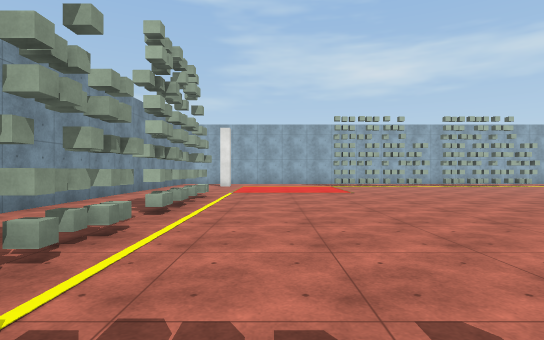
View 1 (above)

18 first-person views from a walk through a 3-D level made in the Unity game engine. The camera is 1.4 m above the floor, looks level and sees 80° across. The floor is counted in squares, 2 m on a side. Each view is taken from the middle of a square. On the plan, view 1 faces up. The plan holds only what a view shows up to about 10 squares ahead; the rest is blank. The place goes on beyond the plan. Surface patterns are stand-ins for the level's own textures.

View 2
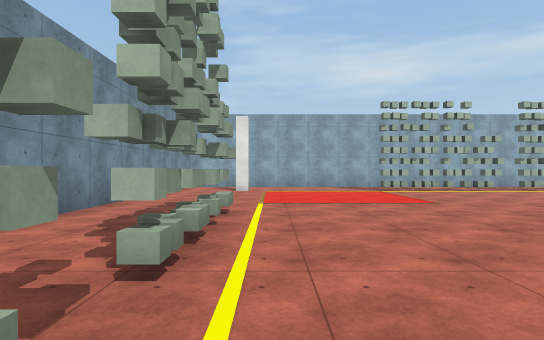

View 3
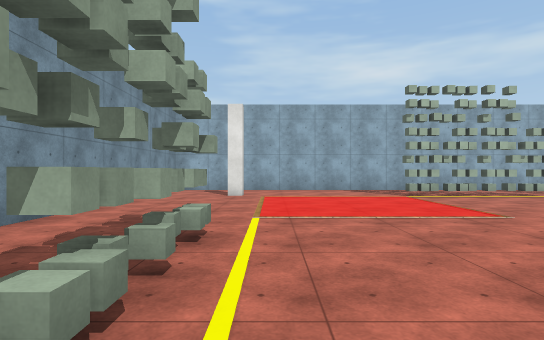

View 4
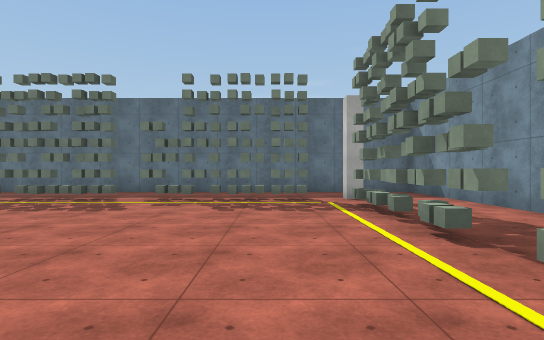

View 5
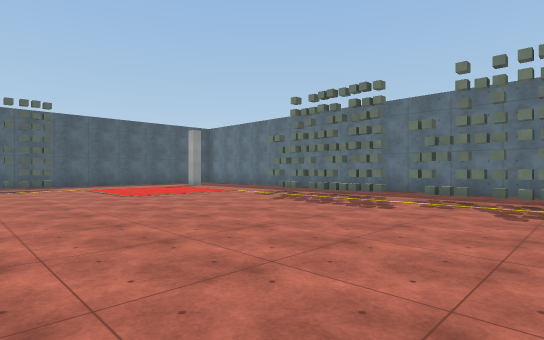

View 6
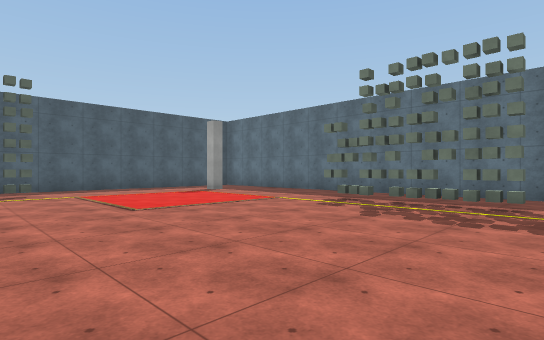

View 7
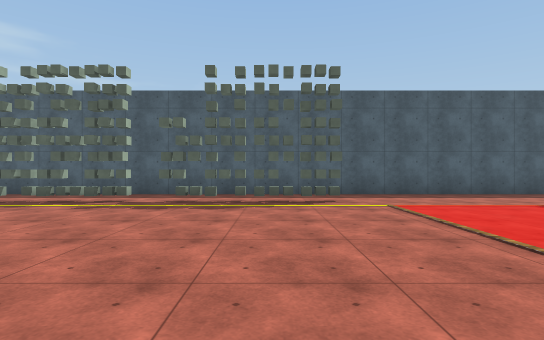

View 8
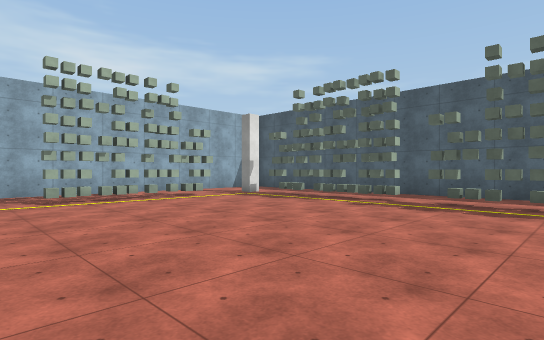

View 9
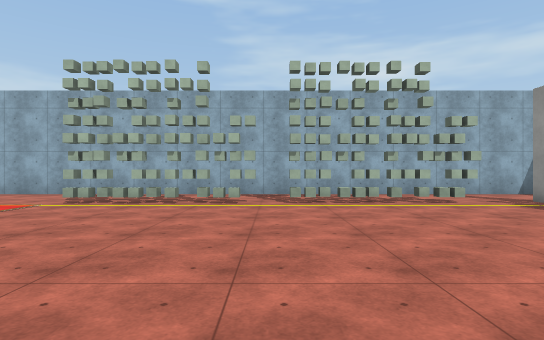

View 10
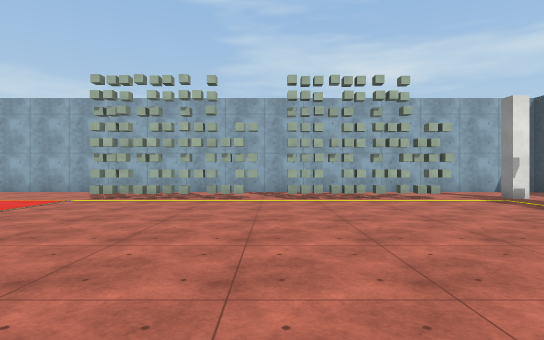

View 11
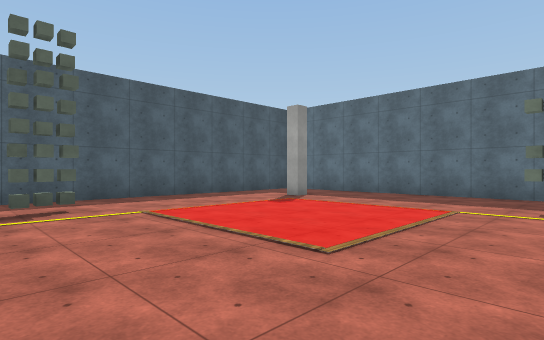

View 12
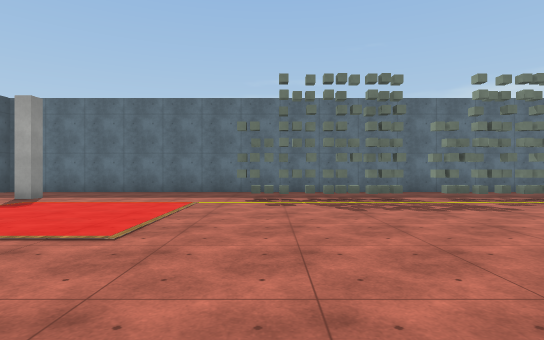

View 13
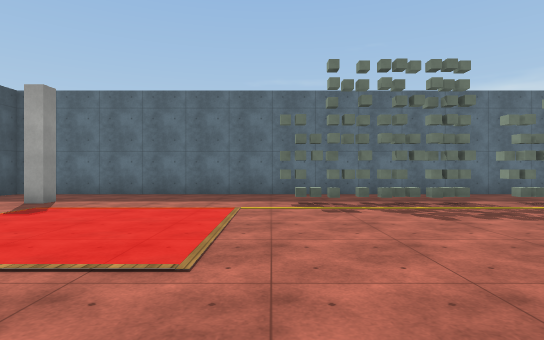

View 14
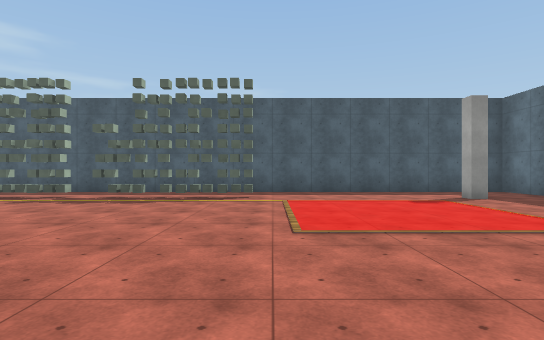

View 15
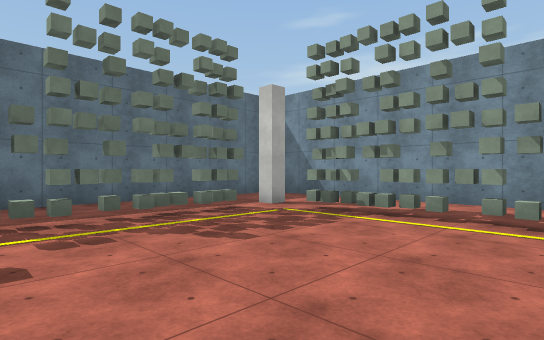

View 16
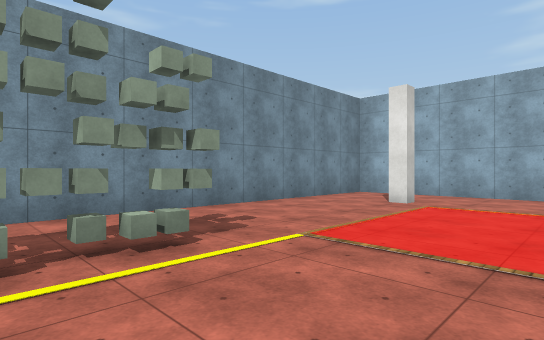

View 17
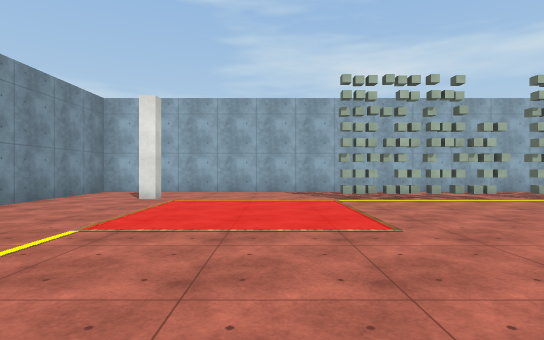

View 18
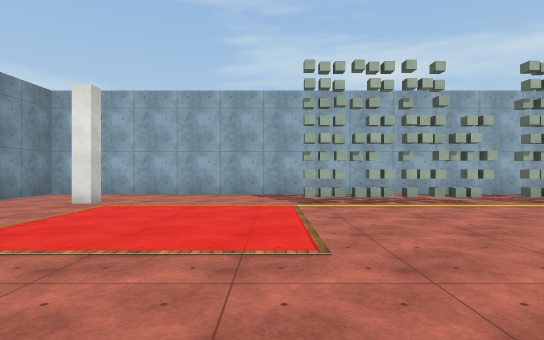

### Floor plan
Points are (right, up) in squares from view 1. A wall is a line through its corners. A room is listed if a view was taken in it or the views show most of it. See-through windows are left out.
Room 1 (views 1, 2, 3, 4, 5, 6, 7, 8, 9, 10, 11, 12, 13, 14, 15, 16, 17, 18)
walls: (-1.8, 14.2) (-1.8, 13.8) (-2.2, 13.8); (-4.4, 3.4) (-4.4, -3); (-2.2, -0.8) (-1.8, -0.8) (-1.8, -1.2); (13.2, 13.8) (12.8, 13.8) (12.8, 14.2); (12.8, -1.2) (12.8, -0.8) (13.2, -0.8); (14.6, 16.4) (-4.4, 16.4) (-4.4, 5.1); (-3.8, -3.4) (15.4, -3.4) (15.4, 13.9)
objects: other object (-2, 1); other object (-2, 2); other object (-2, 3); other object (-2, 4); other object (-2, 5) to (-2, 6); other object (-2, 7); other object (-2, 8); other object (-2, 9); other object (-1, -1); other object (0, -1); other object (1, -1); other object (2, -1) to (3, -1); other object (3, 14); other object (4, -1); other object (4, 14); other object (5, -1); other object (5, 14); other object (6, -1); other object (6, 14); other object (7, -1) to (8, -1); other object (8, 14); other object (9, 14); other object (10, 14); other object (11, 14); other object (13, 5); other object (13, 6); other object (13, 7); other object (13, 8); other object (13, 10); other object (13, 11); other object (13, 12); other object (13, 13)

Where each view was taken, in squares from view 1:
view 1: 0 up, 0 right, facing up
view 2: 3 up, 1 left, facing up
view 3: 5 up, 1 left, facing up
view 4: 7 up, 0 right, facing down
view 5: 7 up, 0 right, facing down-right
view 6: 6 up, 3 right, facing down-right
view 7: 6 up, 6 right, facing right
view 8: 6 up, 6 right, facing up-right
view 9: 7 up, 7 right, facing up
view 10: 6 up, 7 right, facing up
view 11: 6 up, 7 right, facing down-right
view 12: 7 up, 7 right, facing down
view 13: 6 up, 8 right, facing down
view 14: 4 up, 5 right, facing right
view 15: 4 up, 3 right, facing down-left
view 16: 7 up, 1 right, facing up-left
view 17: 6 up, 1 right, facing up
view 18: 7 up, 2 right, facing up
